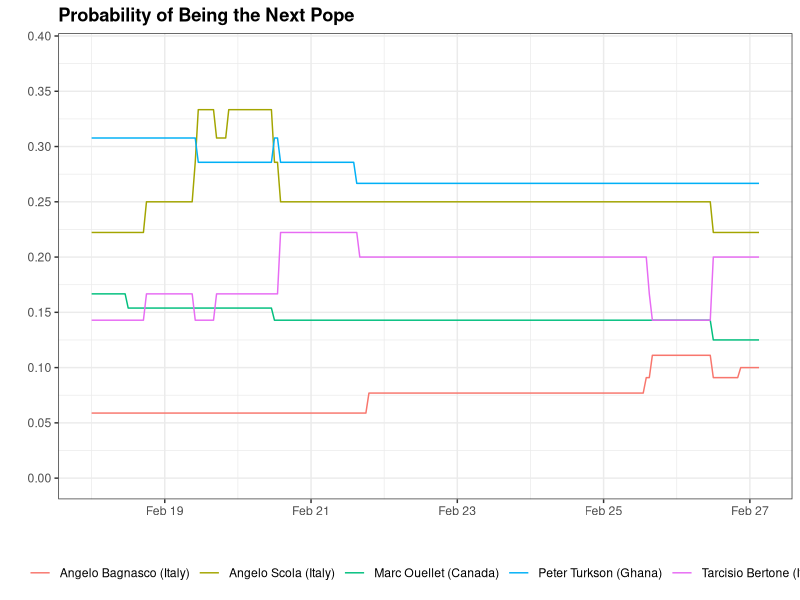

Generate this figure with R:
# file: plots.R
# author: AJ
# twitter: dataparadigms
# web: http://www.dataparadigms.com
#
# description:
#   generates plots of the possible next pope based on the 
#   odds generated by one of the leading internet book makers

require('ggplot2')
require('scales')
require('lubridate')

data <- read.csv("odds.csv", 
  header = FALSE,
  as.is = TRUE)

# clean up
colnames(data) <- c('date', 'position', 'name', 'country',
                    'odds', 'probability')

data$date <- parse_date_time(data$date, '%Y%m%d%H%M%S')
data$nameCountry <- paste(data$name, " (", data$country, ")", sep="")

# create list of those with more than 5% probability at any point
keep <- unique(data[data$probability >= .1, ]$name)
leaders <- data[data$name %in% keep, ]

# create the plot
p <- ggplot(leaders, aes(date, probability))

png('popeOdds.png', width = 1024, height = 720)
p + geom_line(aes(colour = nameCountry, colour=nameCountry)) +
  theme_bw() +
  scale_y_continuous(limits = c(0,max(leaders$probability + .05)),
                     breaks = seq(0,1,.05)) +
  labs(title = 'Probability of Being the Next Pope',
       x = '',
       y = '') +
  theme(legend.title = element_blank(),
        legend.position = 'bottom',
        legend.key = element_blank(),
        plot.title = element_text(face = 'bold'))
dev.off()

